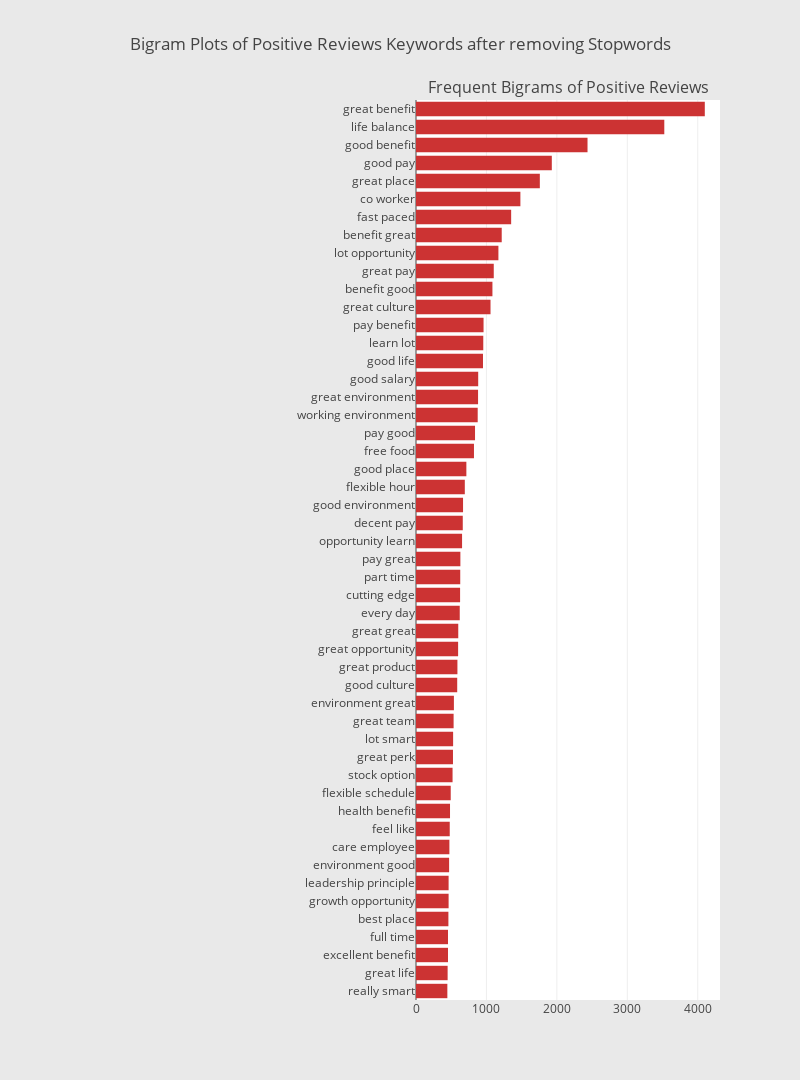

Notebook code for this chart:
### Code cell
# Plotting the bigram plot (Pros)
reviews_df = pd.DataFrame({'Reviews':pros_token})
bigram_dict = defaultdict(int)

for sentence in reviews_df["Reviews"]:
    if len(sentence) > 1:
        bigram = ngrams(sentence, 2)
        for gram in bigram:
            bigram_dict[" ".join([g for g in gram])] += 1


fd_sorted = pd.DataFrame(sorted(bigram_dict.items(), key=lambda x: x[1])[::-1])
fd_sorted.columns = ["word", "wordFreq"]
sym_2 = horizontal_bar_chart(fd_sorted.head(50), '#CC3333')
                             
fig = tools.make_subplots(
        rows=1, 
        cols=2, 
        vertical_spacing=0.04,
        horizontal_spacing=0.05,
        subplot_titles=["","Frequent Bigrams of Positive Reviews"])
fig.append_trace(sym_2, 1, 2)
fig['layout'].update(
        height=1080, 
        width=800, 
        paper_bgcolor='rgb(233,233,233)', 
        title="Bigram Plots of Positive Reviews Keywords after removing Stopwords")
plotly.offline.iplot(fig) # jupyter notebook only

### Figure 1 — Plotly figure (JSON) as saved in the notebook; plotly's stock layout.template omitted (floating-point values rounded to 4 significant figures)
{"data": [{"marker": {"color": "#CC3333"}, "orientation": "h", "showlegend": false, "type": "bar", "uid": "d22351fc-444d-47c9-824c-9945e066b87d", "x": [445, 449, 454, 454, 460, 463, 463, 470, 474, 479, 483, 493, 519, 525, 527, 534, 538, 585, 588, 598, 600, 621, 626, 628, 630, 654, 664, 668, 693, 715, 823, 838, 876, 881, 883, 951, 955, 959, 1058, 1085, 1104, 1170, 1217, 1351, 1482, 1758, 1928, 2435, 3525, 4100], "xaxis": "x2", "y": ["really smart", "great life", "excellent benefit", "full time", "best place", "growth opportunity", "leadership principle", "environment good", "care employee", "feel like", "health benefit", "flexible schedule", "stock option", "great perk", "lot smart", "great team", "environment great", "good culture", "great product", "great opportunity", "great great", "every day", "cutting edge", "part time", "pay great", "opportunity learn", "decent pay", "good environment", "flexible hour", "good place", "free food", "pay good", "working environment", "great environment", "good salary", "good life", "learn lot", "pay benefit", "great culture", "benefit good", "great pay", "lot opportunity", "benefit great", "fast paced", "co worker", "great place", "good pay", "good benefit", "life balance", "great benefit"], "yaxis": "y2"}], "layout": {"annotations": [{"font": {"size": 16}, "showarrow": false, "text": "Frequent Bigrams of Positive Reviews", "x": 0.7625, "xanchor": "center", "xref": "paper", "y": 1, "yanchor": "bottom", "yref": "paper"}], "height": 1080, "paper_bgcolor": "rgb(233,233,233)", "title": {"text": "Bigram Plots of Positive Reviews Keywords after removing Stopwords"}, "width": 800, "xaxis": {"anchor": "y", "domain": [0, 0.475]}, "xaxis2": {"anchor": "y2", "domain": [0.525, 1]}, "yaxis": {"anchor": "x", "domain": [0, 1]}, "yaxis2": {"anchor": "x2", "domain": [0, 1]}}}
